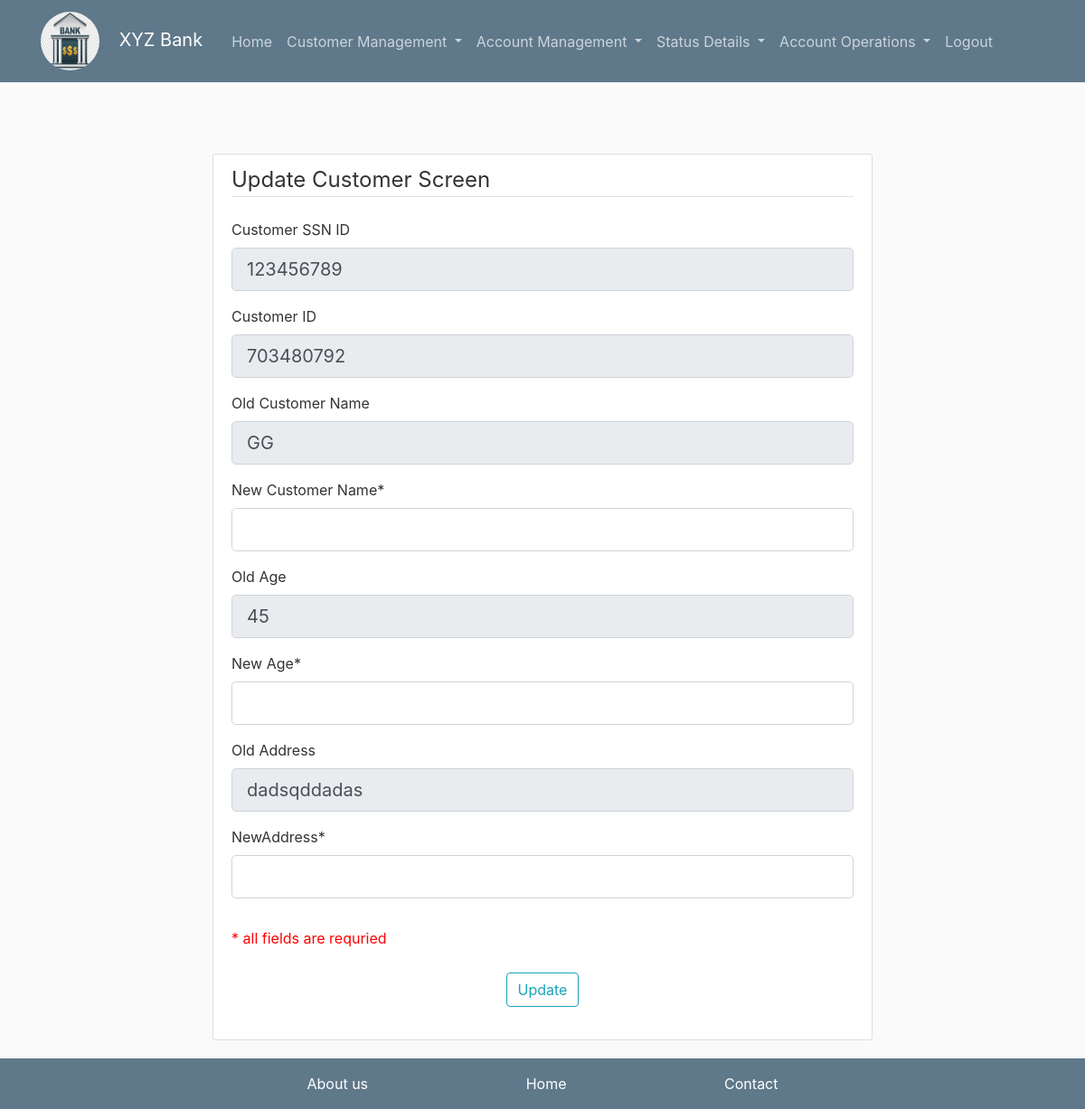
The page /createcustomer/1/update (signed in) on the database as committed earlier.
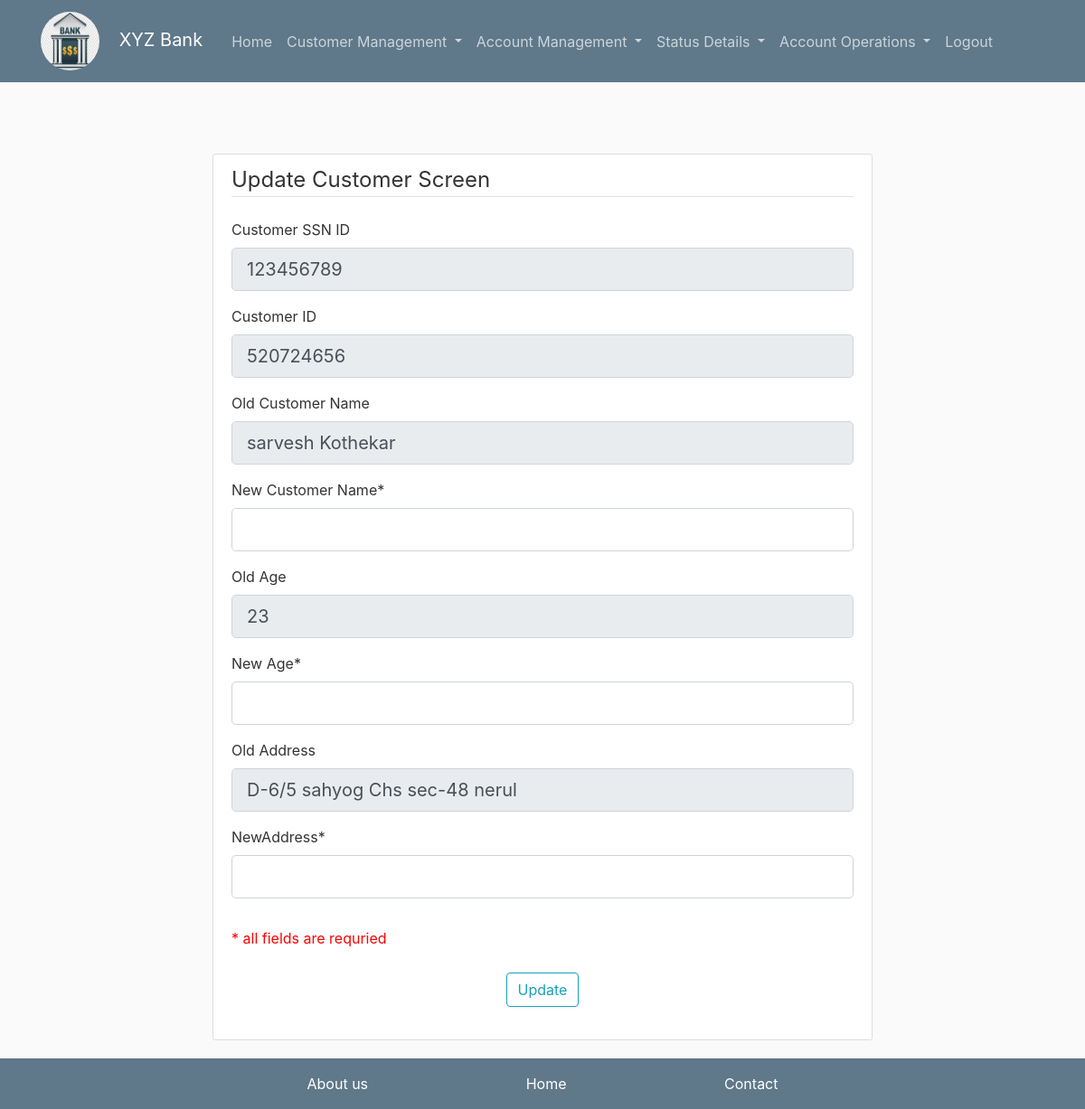
The same page on the database as committed later.
### flaskblog/models.py (models this page shows, shortened)
class Customer(db.Model):
    __tablename__ = 'customer'
    id = db.Column(db.Integer, primary_key=True)
    cid = db.Column(db.Integer, unique=True, )
    ssnid = db.Column(db.Integer,unique=True, nullable=False, )
    name = db.Column(db.String(20), nullable=False)
    age = db.Column(db.String(100), nullable=False)
    address = db.Column(db.String(100), nullable=False)
    city = db.Column(db.String(100), nullable=False)
    state= db.Column(db.String(100), nullable=False)
    status = db.Column(db.String(100),nullable= False)
    last_updated = db.Column(db.DateTime,nullable = False, default = datetime.utcnow)
    customerstatus = db.relationship('Customerstatus', backref='customersts', lazy='dynamic',primaryjoin="and_(Customer.ssnid==Customerstatus.cssnid,Customer.cid==Customerstatus.ccid,Customer.status==Customerstatus.cstatus)")
    accountrelo=db.relationship('Account',backref='custm',lazy=True)

### flaskblog/routes.py (the view)
@app.route("/createcustomer/<int:post_id>/update",methods=['POST','GET'])
@login_required
def update_customer(post_id):
    customer = Customer.query.get_or_404(post_id)
    tz = pytz.timezone("Asia/Kolkata")
    form = UpdateCustomerForm()
    if form.validate_on_submit():
        dateTime = tz.localize(datetime.date(), is_dst=None)
        print(aware)
        customer.name=form.newname.data
        customer.age=form.newage.data
        customer.address=form.newaddress.data
        customer.last_updated=dateTime
        db.session.commit()
        print('updated')
        flash('Your Customer has been updated!', 'success')
    elif request.method == 'GET':
        form.ssnid.data = customer.ssnid
        form.cid.data = customer.cid
        form.oldname.data=customer.name
        form.oldage.data=customer.age
        form.oldaddress.data=customer.address
    print(form.errors)
    return render_template('customer/update_customer.html', title='Update Post',form=form)

### flaskblog/forms.py (shortened to what this page needs)
class UpdateCustomerForm(FlaskForm):
    ssnid = IntegerField('Customer SSN ID', )
    cid = IntegerField('Customer ID', )
    oldname = StringField('Old Customer Name',)
    newname = StringField('New Customer Name',
                        validators=[DataRequired(), Length(min=2, max=20)])
    oldage = IntegerField('Old Age',)
    newage = IntegerField('New Age',
                        validators=[DataRequired(), NumberRange(min=10, max=150)])
    oldaddress = StringField('Old Address',)
    newaddress = StringField('NewAddress',
                        validators=[DataRequired(), Length(min=2, max=200)])
    update = SubmitField('Update')

### flaskblog/models.py (called while the page is built)
@login_manager.user_loader
def load_user(user_id):
    return User.query.get(int(user_id))

### flaskblog/templates/customer/update_customer.html (shortened to what this page needs)
{%extends 'layout.html'%}
{%block content%}
<div class="content-section">
    <form method="POST" action="">
        <fieldset class="form-group">
            <legend class="border-bottom mb-4">Update Customer Screen</legend>
            <div class="form-group">
                {{ form.ssnid.label(class="form-control-label")}}
                {{ form.ssnid(class="form-control form-control-lg", readonly=true) }}
            </div>
            <div class="form-group">
                {{ form.cid.label(class="form-control-label")}}
                {{ form.cid(class="form-control form-control-lg", readonly=true) }}
            </div>
            <div class="form-group">
                {{ form.oldname.label(class="form-control-label")  }}
                {{ form.oldname(class="form-control form-control-lg" ,readonly=true) }}
            </div>
            <div class="form-group">
                {{ form.newname.label(class="form-control-label")+"*"  }}
                {% if form.newname.errors %}
                    {{ form.newname(class="form-control form-control-lg is-invalid") }}
                    <div class="invalid-feedback">
                        {% for error in form.newname.errors %}
                            <span>{{ error }}</span>
                        {% endfor %}
                    </div>
                {% else %}
                    {{ form.newname(class="form-control form-control-lg") }}
                {% endif %}
            </div>
            <div class="form-group">
                {{ form.oldage.label(class="form-control-label") }}
                {{ form.oldage(class="form-control form-control-lg", readonly=true) }}
            </div>
            <div class="form-group">
                {{ form.newage.label(class="form-control-label")+"*"  }}
                {% if form.newage.errors %}
                    {{ form.newage(class="form-control form-control-lg is-invalid") }}
                    <div class="invalid-feedback">
                        {% for error in form.newage.errors %}
                            <span>{{ error }}</span>
                        {% endfor %}
                    </div>
                {% else %}
                    {{ form.newage(class="form-control form-control-lg") }}
                {% endif %}
            </div>
            <div class="form-group">
                {{ form.oldaddress.label(class="form-control-label") }}
                {{ form.oldaddress(class="form-control form-control-lg", readonly=true) }}
            </div>
            <div class="form-group">
                {{ form.newaddress.label(class="form-control-label")+"*"  }}
                {% if form.newaddress.errors %}
                    {{ form.newaddress(class="form-control form-control-lg is-invalid") }}
                    <div class="invalid-feedback">
                        {% for error in form.newaddress.errors %}
                            <span>{{ error }}</span>
                        {% endfor %}
                    </div>
                {% else %}
                    {{ form.newaddress(class="form-control form-control-lg") }}
                {% endif %}
            </div>
        </fieldset>
        <div><p style="color: red;">* all fields are requried</p></div>
        <div class="row justify-content-center">
            <div style="padding: 10px;" class="form-group">
                {{ form.update(class="btn btn-outline-info") }}
            </div>
        </div>
    </form>
</div>
{%endblock content%}

Rows that differ between the two databases and show on the page:
changed Customer: cid "703480792" → "520724656"
Other text that changed with them:
form field oldname: "GG" → "sarvesh Kothekar"
form field oldage: "45" → "23"
form field oldaddress: "dadsqddadas" → "D-6/5 sahyog Chs sec-48 nerul"
